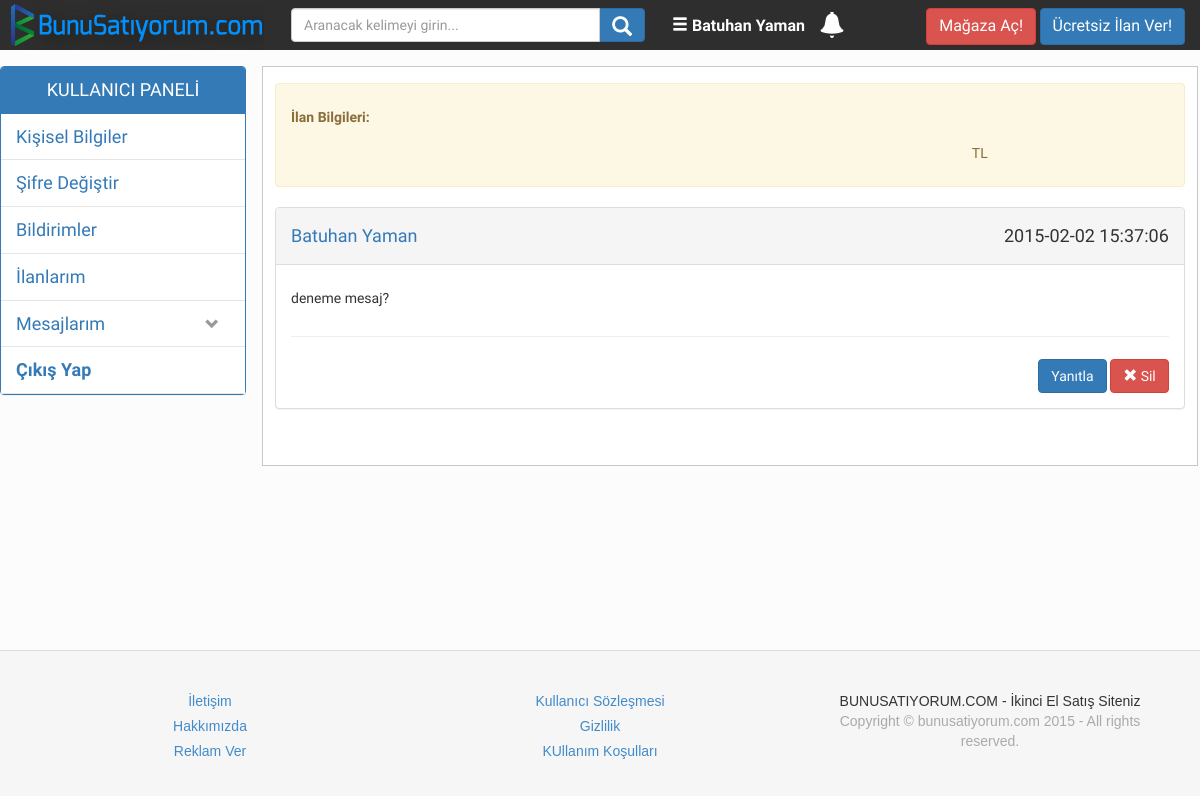
Screenshot of /mesajlarim.php?mesajID=2 (signed in) with the database file from the repository.
### tables this page shows
CREATE TABLE IF NOT EXISTS `members` (
`memberID` int(11) NOT NULL,
  `name` varchar(255) NOT NULL,
  `surname` varchar(225) NOT NULL,
  `username` varchar(255) NOT NULL,
  `password` varchar(60) NOT NULL,
  `telno` varchar(13) NOT NULL,
  `showTel` tinyint(4) DEFAULT '1',
  `birthDate` date NOT NULL,
  `registerDate` varchar(100) NOT NULL,
  `email` varchar(255) NOT NULL,
  `active` varchar(255) NOT NULL,
  `resetToken` varchar(255) DEFAULT NULL,
  `resetComplete` varchar(3) DEFAULT 'No',
  `notification` int(11) NOT NULL DEFAULT '0',
  `lastProductID` int(11) NOT NULL,
  `il` int(4) NOT NULL,
  `ilce` int(4) NOT NULL
);

CREATE TABLE IF NOT EXISTS `mesajlar` (
`id` int(11) NOT NULL,
  `senderID` int(11) NOT NULL,
  `recieverID` int(11) NOT NULL,
  `title` varchar(100) NOT NULL,
  `message` text NOT NULL,
  `ilanNo` int(11) NOT NULL,
  `date` varchar(50) NOT NULL,
  `read` int(1) NOT NULL
);

### classes/user.php (called while the page is built, shortened)
<?php
class User extends Password{
    private $_db;
    function __construct($db){
    	$this->_db = $db;
		if(isset($_SESSION['username']))
		$this->getValues($_SESSION['username']);
    }
	private function getValues($username){
		$stmt = $this->_db->prepare('SELECT * FROM members WHERE username = :username');
			$stmt->execute(array('username' => $username));
			$row = $stmt->fetch();
			$this->surname = $row['surname'];
			$this->name = $row['name'];
		}
	public function is_logged_in(){
		if(isset($_SESSION['loggedin']) && $_SESSION['loggedin'] == true){
			return true;
		}
	}
}
?>

### includes/config.php (called while the page is built, shortened)
<?php
try {
	$db = new PDO("mysql:host=".DBHOST.";dbname=".DBNAME, DBUSER, DBPASS,array(PDO::MYSQL_ATTR_INIT_COMMAND => "SET NAMES utf8"));
	$db->setAttribute(PDO::ATTR_ERRMODE, PDO::ERRMODE_EXCEPTION);
} catch(PDOException $e) {
    echo '<p class="bg-danger">'.$e->getMessage().'</p>';
    exit;
}
include('classes/user.php');
$user = new User($db);
?>

### mesajlarim.php (the view, shortened to what this page needs)
<?php require('layout/header.php');
?><script src="http://code.jquery.com/jquery-latest.js"></script>
<link rel="stylesheet" href="style/single.css">
 <div id="Content" class="clearfix">
           <?php
		   include("profilkate.php");
		   ?>
            <div id="Icerik" class="clearfix">
              <?php
	if(isset($_GET['mesajID'])){
			 $stmt = $db->prepare("SELECT * FROM mesajlar WHERE id =".$_GET['mesajID']." ");
			 $stmt->execute();
			 $row = $stmt->fetch();
			 $stmt = $db->prepare("SELECT * FROM products WHERE productID =".$row['ilanNo']." ");
			 $stmt->execute();
			 $row2 = $stmt->fetch();
			 $stmt = $db->prepare("SELECT name,surname FROM members WHERE memberID =".$row['senderID']." ");
					$stmt->execute();
					$row3 = $stmt->fetch();
			echo'<div class="alert alert-warning" role="alert">
					<b>İlan Bilgileri:</b>
					<div class="row">
						<div class="col-md-9">
						<a href="ilangoster.php?id='.$row['ilanNo'].'">'.$row2['title'].'</a>
						</div>
						<div class="col-md-3">
						<b>'.$row2['price'].'</b> TL
						</div>
					</div>
				</div>
				<div class="panel panel-default">
				  <div class="panel-heading"><a href="profil.php?id='.$row['senderID'].'"><span style="float: left;">'.$row3['name'].' '.$row3['surname'] .'</span> </a>
  					<span style="float: right;">'.$row['date'].'</span>
					&nbsp;</div>
				  <div class="panel-body">
						'.$row['message'].'
						<hr>
						<span style="float: right;"><form action="mesajlarim.php" method="post">
						<input type="hidden" value="'.$row3['name'].' '.$row3['surname'] .'" name="isim">
						<input type="hidden" value="'.$row['ilanNo'].'" name="ilanNo">
						<input type="hidden" value="'.$row2['title'].'" name="title">
						<input type="hidden" value="'.$row['message'].'" name="mesaj">
						<input type="hidden" value="'.$row['date'].'" name="tarih">
						<input type="hidden" value="'.$row['senderID'].'" name="sender">
						<button class="btn btn-primary" name="yanitla" type="submit">Yanıtla</button> <button data-toggle="modal" data-target="#mesajSil" class="btn btn-danger" type="button"><span class="glyphicon glyphicon-remove" aria-hidden="true"></span> Sil</button></form></span>
				  </div>
				</div>
				';
	}
			  ?>
            </div>
        </div>
</div>
<?php
require('layout/footer.php');
?>

### layout/header.php (shortened to what this page needs)
<?php
require('includes/config.php');
?>
<!DOCTYPE html>
<html>
    <head>
	<link rel="stylesheet" href="style/boilerplate.css">
	<link rel="stylesheet" href="style/header.css">
    <link href="style/bootstrap/css/bootstrap.css" rel="stylesheet">
    </head>
    <body>
    <div id="primaryContainer" class="primaryContainer clearfix">
        <div id="TopBarBack" class="clearfix">
            <div id="TopBar" class="clearfix">
             <div id="Sol" class="clearfix">
                <a href="index.php"><img src="images/logo3.png"></a>
                </div>
                <div id="Orta" class="clearfix">
              <form action="arama.php" method="post">
                <div class="col-lg-12">
    		<div class="input-group">
      <input name="kelime" placeholder="Aranacak kelimeyi girin..." type="text" class="form-control">
      <span class="input-group-btn">
        <button class="btn btn-primary"   name="ara" type="submit"><span style="font-size:20px;" class="glyphicon glyphicon-search"></span></button>
      </span>
    </div>
  </div>
     </form>
                </div>
                <div  id="Sag" class="clearfix">
                <?php
				if(!$user->is_logged_in()){
              								echo ' <a style="color:#Fff;font-size:16px;" href="login.php">Giriş Yap</a> | <a style="color:#F00;font-size:16px;" href="register.php">Üye Ol!</a> ';
			   							}
										else{
												echo '<a href="memberpage.php" style="font-size:16px;color:#FFF;"><span class="glyphicon glyphicon-menu-hamburger" aria-hidden="true"></span><b> '.$user->name . " " . $user->surname  .'</b></a>';
												echo '&nbsp;&nbsp;&nbsp;&nbsp;<a href="notifications.php"><span class="glyphicon glyphicon-bell" style="font-size:26px;color:#FFF; position:absolute; margin-top:12px;" aria-hidden="true"> <a href="memberpage.php"><span style="background-color:#ff0000;position:absolute; margin-top:-8px;margin-left:10px;padding-left:6px;padding-top:1px;"  class="badge badge-primary">'; if($user->notification != 0)echo $user->notification; echo'</span></a>
												</span></a>';
											}
			   ?></div>
               <div align="right"  id="Ilan" class="clearfix">
                <a href="magaza.php"><button class="btn btn-danger" style="font-size:16px;" tabindex="5">Mağaza Aç!</button></a>
                <a href="add.php"><button class="btn btn-primary" style="font-size:16px;" tabindex="5">Ücretsiz İlan Ver!</button></a>
                </div>
            </div>
        </div>

### style/boilerplate.css (style rules this page uses)
html { font-size: 100%; overflow-y: scroll; -webkit-text-size-adjust: 100%; -ms-text-size-adjust: 100%; }
body { margin: 0; font-size: 100%; line-height: 1.231; }
body, button, input, select, textarea { font-family: helvetica, arial,"lucida grande", verdana, "メイリオ", "ＭＳ Ｐゴシック", sans-serif; color: #222; }
b, strong { font-weight: bold; }
hr { display: block; height: 1px; border: 0; border-top: 1px solid #ccc; margin: 1em 0; padding: 0; }
img { border: 0; -ms-interpolation-mode: bicubic; vertical-align: middle; }
form { margin: 0; }
button, input, select, textarea { font-size: 100%; margin: 0; vertical-align: baseline; *vertical-align: middle; }
button, input { line-height: normal; }
button, input[type="button"], input[type="reset"], input[type="submit"] { cursor: pointer; -webkit-appearance: button; *overflow: visible; }
.clearfix:before, .clearfix:after { content: ""; display: table; }
.clearfix:after { clear: both; }
.clearfix { *zoom: 1; }
html { overflow-y: auto; background-color: transparent; height: 100%; }
body { background: #fff; font: normal 100%; position: relative; height: 100%; }
body, div, img, p, button, input, select, textarea, a { box-sizing: border-box; }
input { cursor: default; display: block; }

### style/header.css (style rules this page uses)
.primaryContainer { font-family: 'Hind', sans-serif; height: auto; margin-left: auto; margin-right: auto; min-height: 650px; width: 100%; background-color:#FCFCFC; float: none; clear: none; position: relative; }
#TopBarBack { float: none; height: 50px; margin: 0px auto; clear: none; width: 100%; min-height: 0px; min-width: 0px; background-color: rgb(60, 60, 60); }
#TopBar { float: none; height: 50px; margin-left: auto; margin-top: 0px; clear: none; width: 1200px; min-width:950px; max-width:1250px; background-color: rgb(46, 46, 46); margin-right: auto; }
#Sag { float: left; height: 50px; padding: 4px; padding-top: 15px; width: 250px; }
#Ilan { float: left; height: 50px; padding: 8px; padding-left:5px; width: 275px; }
#Sol { float: left; height: 50px; margin-left: 8px; clear: none; width: 260px; margin-right: 0%; }
#Orta { float: left; height: 50px; margin-left: 0; margin-top: 0px; clear: none; width: 400px; margin-right: 0%; padding:8px; }

### style/single.css (style rules this page uses)
#Content { float: none; height: auto; clear: none; width: 1200px; min-width:950px; max-width:1250px; position: static; top: 0px; left: 0px; overflow: visible; margin-top: 16px; margin-left: auto; display: block; margin-right: auto; min-height: 400px; }
#Icerik { float: left; height: auto; clear: none; width: 77.98%; min-width:650px; position: static; z-index: 1; min-height: 400px; margin: 0px 0px 0px 16px; border: 1px solid rgb(200, 200, 200); padding:12px; padding-top: 16px; padding-bottom: 16px; background-color:#FFF; line-height: 36px; }

### rows the page displays
members: name "Batuhan", surname "Yaman"
mesajlar: date "2015-02-02 15:37:06", message "deneme mesaj?"
